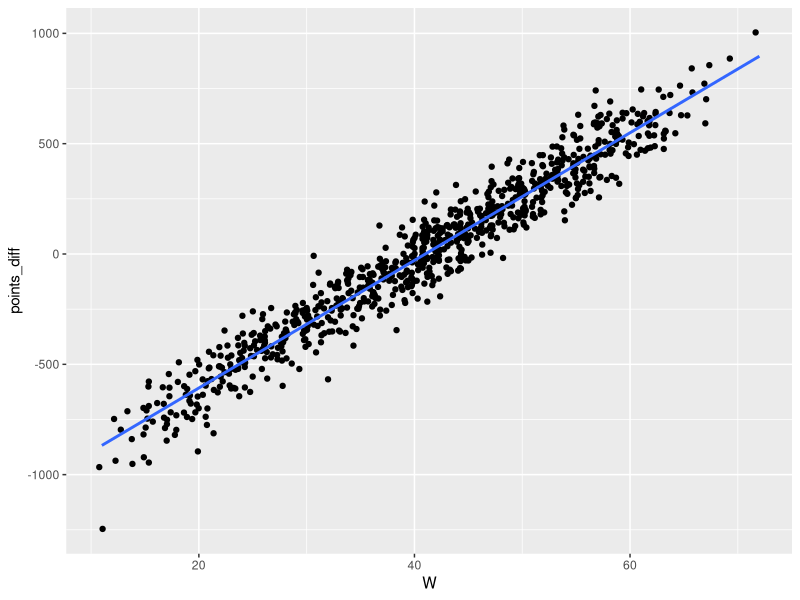

This figure's R source:
library(tidyverse)
setwd("/home/donniemeyer32085/git/springboard_projects/machine_learning/linear_regression/")

##Playing Moneyball in the NBA##

#import data sets
test <- read_csv("NBA_test.csv")
train <- read_csv("NBA_train.csv")
glimpse(test)
glimpse(train)

#table
table(train$W, train$Playoffs)

#difference between points scored and points allowed
train <- train %>% 
  mutate(points_diff = PTS - oppPTS) %>% 
  select(SeasonEnd:oppPTS, points_diff, everything())
train

#scatter plot between W and points_diff
train %>% ggplot(aes(W, points_diff)) + 
  geom_jitter() + 
  geom_smooth(method = "lm", se = FALSE)

#create linear model
pred_W <- lm(W ~ points_diff, data = train)
summary(pred_W)

#swe want to win 42 or more games

# 42 >= 4.100e+01 + 3.259e-02 * points_diff
# points_diff = 30.67

points_reg <- lm(PTS ~ `2PA`+ `3PA` + FTA + AST + ORB + DRB + TOV + STL + BLK, data = train)
summary(points_reg)
points_reg$residuals
SSE <- sum(points_reg$residuals^2)
SSE
RMSE = sqrt(SSE/nrow(train))
RMSE

#remove varaibles that are insignificant
points_reg_2 <- lm(PTS ~ `2PA`+ `3PA` + FTA + AST + ORB + DRB  + STL + BLK, data = train)
summary(points_reg_2)

points_reg_3 <- lm(PTS ~ `2PA`+ `3PA` + FTA + AST + ORB + STL + BLK, data = train)
summary(points_reg_3)

points_reg_4 <- lm(PTS ~ `2PA`+ `3PA` + FTA + AST + ORB + STL, data = train)
summary(points_reg_4)

SSE_4 <- sum(points_reg_4$residuals^2)
SSE_4
RMSE_4 <- sqrt(SSE_4/nrow(train))
RMSE_4

#use test data and make predictions

points_predic <- predict(points_reg_4, data = test)
length(points_predic)
length(test$PTS)

#compute out of sample R^2
SSE <- sum((points_predic - test$PTS)^2)
SST <- sum((mean(train$PTS)- test$PTS)^2)
